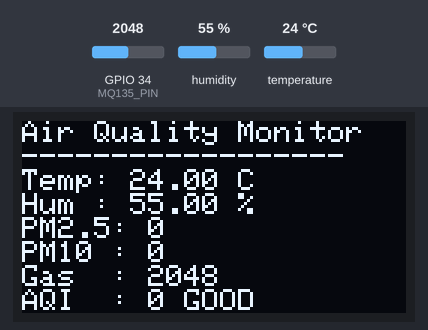
Bench run of a sketch on a simulated ESP32. Shown: 128×64 one-colour display. The test bench sets the inputs (shaded band); at power-on: GPIO 34 (MQ135_PIN) = 2048, humidity 55 %, temperature 24 °C. WiFi joins after 1.5 s; servers stay silent unless stated; uploads are accepted with an empty reply; what the sketch prints to the serial monitor is not drawn.

Above: at 1.7 s.

The sketch:

code.ino
```cpp
#include <WiFi.h>
#include <HTTPClient.h>
#include <Wire.h>
#include <Adafruit_GFX.h>
#include <Adafruit_SSD1306.h>
#include <Adafruit_AHTX0.h>

// ================= WIFI =================
const char* ssid = "your-wifi-ssid"; // Same as Node.js server
const char* password = "your-wifi-password";

// Node.js API
const char* serverURL = "http://add-your-server-ip/api/sensor-data";

// ================= OLED =================
#define SCREEN_WIDTH 128
#define SCREEN_HEIGHT 64
Adafruit_SSD1306 display(SCREEN_WIDTH, SCREEN_HEIGHT, &Wire, -1);

// ================= AHT20 =================
Adafruit_AHTX0 aht;

// ================= MQ-135 =================
#define MQ135_PIN 34

// ================= PMS5303 =================
#define PMS_RX 16   // PMS TX → ESP32 RX2
#define PMS_TX 17   // PMS RX → ESP32 TX2
HardwareSerial pmsSerial(2);

uint16_t pm25 = 0;
uint16_t pm10 = 0;

// ================= LOCATION (MATUNGA) =================
float latitude  = 19.0269;
float longitude = 72.8553;

// ================= AQI FUNCTIONS =================
int calculateAQI(float pm25) {
  if (pm25 <= 12.0) {
    return map(pm25, 0, 12, 0, 50);
  }
  else if (pm25 <= 35.4) {
    return map(pm25, 12.1, 35.4, 51, 100);
  }
  else if (pm25 <= 55.4) {
    return map(pm25, 35.5, 55.4, 101, 150);
  }
  else if (pm25 <= 150.4) {
    return map(pm25, 55.5, 150.4, 151, 200);
  }
  else {
    return 300; // Hazardous
  }
}

String aqiStatus(int aqi) {
  if (aqi <= 50) return "GOOD";
  else if (aqi <= 100) return "MODERATE";
  else if (aqi <= 150) return "UNHEALTHY";
  else if (aqi <= 200) return "V.UNHEALTHY";
  else return "HAZARDOUS";
}

// ================= PMS READ FUNCTION (WORKING) =================
bool readPMS() {
  if (pmsSerial.available() >= 32) {

    if (pmsSerial.peek() != 0x42) {
      pmsSerial.read();   // discard junk byte
      return false;
    }

    uint8_t buffer[32];
    pmsSerial.readBytes(buffer, 32);

    if (buffer[0] == 0x42 && buffer[1] == 0x4D) {
      pm25 = (buffer[12] << 8) | buffer[13];   // PM2.5
      pm10 = (buffer[14] << 8) | buffer[15];   // PM10
      return true;
    }
  }
  return false;
}

// ================= SETUP =================
void setup() {
  Serial.begin(115200);

  // I2C
  Wire.begin(21, 22);

  // OLED
  if (!display.begin(SSD1306_SWITCHCAPVCC, 0x3C)) {
    Serial.println("OLED not found");
    while (1);
  }
  display.setTextColor(WHITE);
  display.setTextSize(1);

  // AHT20
  if (!aht.begin()) {
    Serial.println("AHT20 not found");
    while (1);
  }

  // PMS5303
  pmsSerial.begin(9600, SERIAL_8N1, PMS_RX, PMS_TX);

  // WiFi
  WiFi.begin(ssid, password);
  Serial.print("Connecting to WiFi");
  while (WiFi.status() != WL_CONNECTED) {
    delay(500);
    Serial.print(".");
  }
  Serial.println("\nWiFi Connected");
}

// ================= LOOP =================
void loop() {

  // ---- AHT20 ----
  sensors_event_t humidity, temp;
  aht.getEvent(&humidity, &temp);

  float temperature = temp.temperature;
  float hum = humidity.relative_humidity;

  // ---- MQ-135 ----
  int mqValue = analogRead(MQ135_PIN);

  // ---- PMS ----
  readPMS();

  // ---- AQI ----
  int aqi = calculateAQI(pm25);
  String aqiText = aqiStatus(aqi);

  // ================= OLED =================
  display.clearDisplay();
  display.setCursor(0, 0);
  display.println("Air Quality Monitor");
  display.println("------------------");

  display.print("Temp: "); display.print(temperature); display.println(" C");
  display.print("Hum : "); display.print(hum); display.println(" %");
  display.print("PM2.5: "); display.println(pm25);
  display.print("PM10 : "); display.println(pm10);
  display.print("Gas  : "); display.println(mqValue);

  display.print("AQI  : ");
  display.print(aqi);
  display.print(" ");
  display.println(aqiText);

  display.display();

  // ================= SEND TO NODE SERVER =================
  if (WiFi.status() == WL_CONNECTED) {
    HTTPClient http;
    http.begin(serverURL);
    http.addHeader("Content-Type", "application/json");

    String json = "{";
    json += "\"temperature\":" + String(temperature) + ",";
    json += "\"humidity\":" + String(hum) + ",";
    json += "\"pm25\":" + String(pm25) + ",";
    json += "\"pm10\":" + String(pm10) + ",";
    json += "\"mq135\":" + String(mqValue) + ",";
    json += "\"aqi\":" + String(aqi) + ",";
    json += "\"latitude\":" + String(latitude, 6) + ",";
    json += "\"longitude\":" + String(longitude, 6);
    json += "}";

    int httpResponseCode = http.POST(json);
    Serial.print("Server Response: ");
    Serial.println(httpResponseCode);

    http.end();
  }

  delay(60000); // 1 minute
}
```
